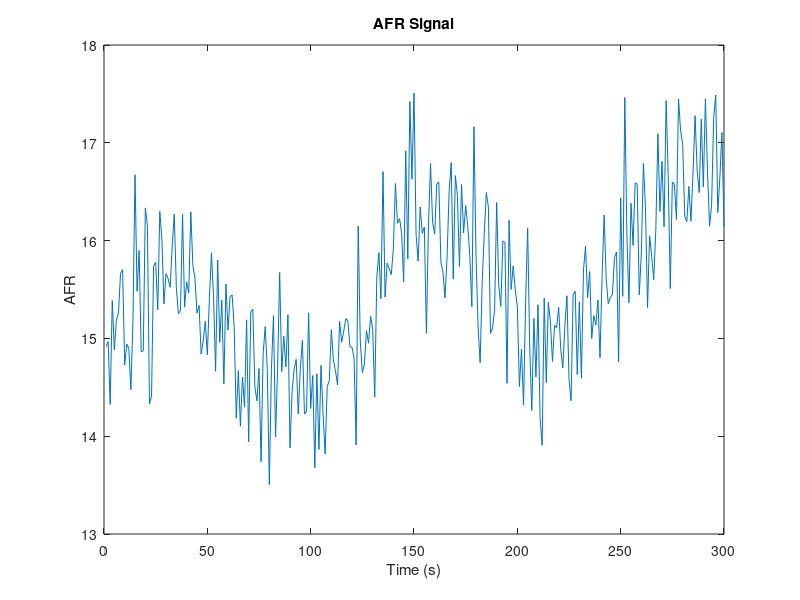
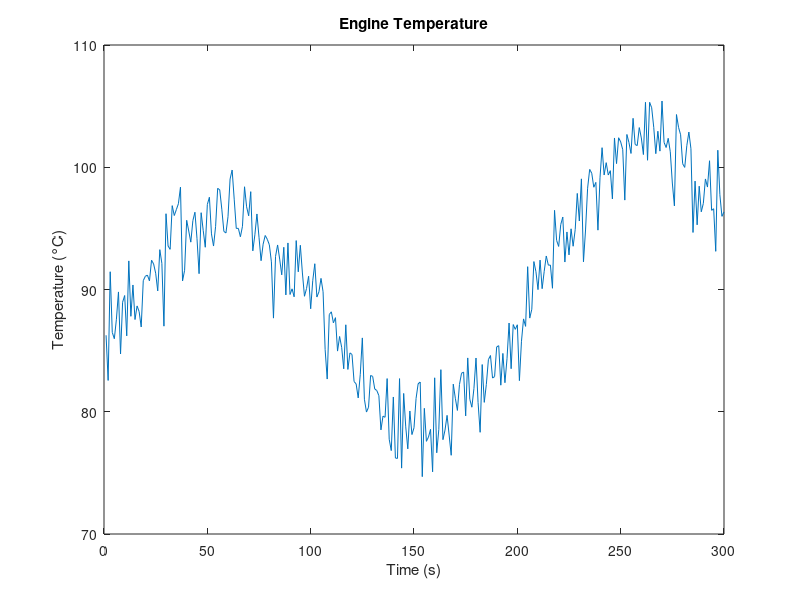
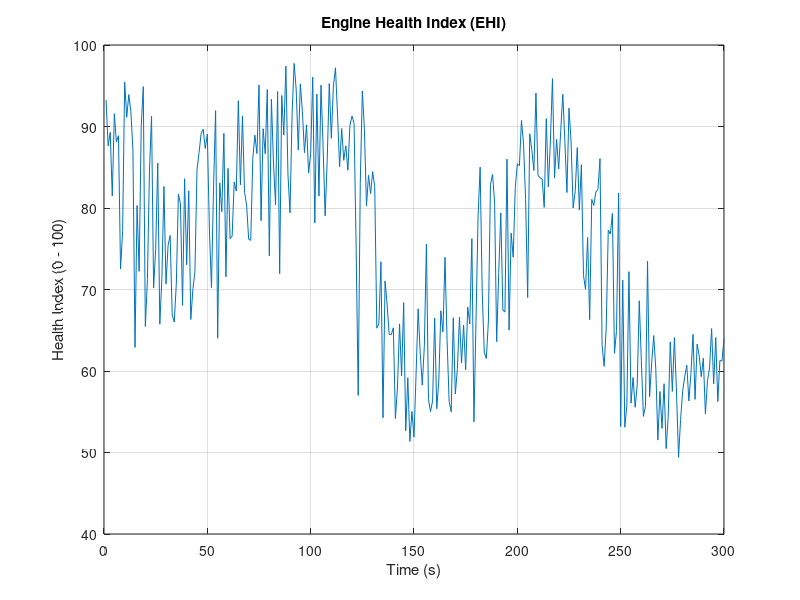
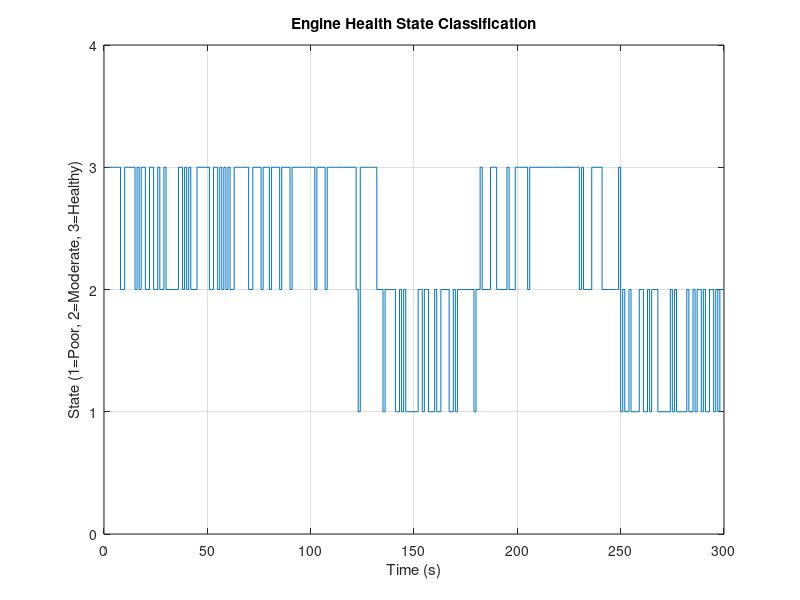

These figures' MATLAB source, in order:
%% ================= ENGINE HEALTH INDEX SIMULATION =================
% Author: Your Project Model
% Purpose: Simulate AFR-based engine health prediction system

clear all; close all; clc;

%% ================= TIME SETUP =================
T = 1:1:300;   % simulation time (seconds)

%% ================= SYNTHETIC SENSOR DATA =================
% AFR signal (normal + disturbance + degradation)
AFR_stoich = 14.7;

AFR = AFR_stoich + 0.8*sin(0.05*T) + 0.5*randn(1,length(T));

% simulate gradual engine degradation
AFR = AFR + linspace(0, 1.5, length(T));

% Temperature signal (engine thermal behavior)
Temp_opt = 90;
Temp = 85 + 10*sin(0.03*T) + 2*randn(1,length(T));

% simulate overheating trend
Temp = Temp + linspace(0, 8, length(T));

%% ================= INITIALIZATION =================
S_AFR = zeros(1,length(T));
S_Stability = zeros(1,length(T));
S_Thermal = zeros(1,length(T));
S_Combustion = zeros(1,length(T));
EHI = zeros(1,length(T));

window = 10; % rolling window for stability

%% ================= MAIN COMPUTATION LOOP =================
for t = 1:length(T)
    
    % ----- AFR Score -----
    k1 = 0.8;
    S_AFR(t) = exp(-k1 * abs(AFR(t) - AFR_stoich));
    
    % ----- Stability Score -----
    if t > window
        sigma = std(AFR(t-window:t));
        mu = mean(AFR(t-window:t));
        S_Stability(t) = 1 - (sigma / (mu + 1e-6));
    else
        S_Stability(t) = 1;
    end
    
    % ----- Thermal Score -----
    k2 = 0.01;
    S_Thermal(t) = exp(-k2 * (Temp(t) - Temp_opt)^2);
    
    % ----- Combustion Quality Score -----
    % simulate rich/lean cycles
    if AFR(t) > 15.5 || AFR(t) < 13.5
        S_Combustion(t) = 0.6;
    else
        S_Combustion(t) = 1;
    end
    
    % ----- Trend Score -----
    if t > 1
        dE = abs(AFR(t) - AFR(t-1));
    else
        dE = 0;
    end
    
    k3 = 0.3;
    S_Trend = exp(-k3 * dE);
    
    % ----- Final Engine Health Index -----
    EHI(t) = 0.30*S_AFR(t) + ...
             0.25*S_Stability(t) + ...
             0.15*S_Thermal(t) + ...
             0.15*S_Combustion(t) + ...
             0.15*S_Trend;
end

%% ================= NORMALIZE TO 100 SCALE =================
EHI = EHI * 100;

%% ================= PLOTTING =================

figure;
plot(T, AFR);
title('AFR Signal');
xlabel('Time (s)');
ylabel('AFR');

figure;
plot(T, Temp);
title('Engine Temperature');
xlabel('Time (s)');
ylabel('Temperature (°C)');

figure;
plot(T, EHI);
title('Engine Health Index (EHI)');
xlabel('Time (s)');
ylabel('Health Index (0 - 100)');
grid on;

%% ================= HEALTH CLASSIFICATION =================
for i = 1:length(EHI)
    if EHI(i) > 80
        status(i) = 3; % Healthy
    elseif EHI(i) > 60
        status(i) = 2; % Moderate
    else
        status(i) = 1; % Poor
    end
end

figure;
stairs(T, status);
ylim([0 4]);
title('Engine Health State Classification');
xlabel('Time (s)');
ylabel('State (1=Poor, 2=Moderate, 3=Healthy)');
grid on;
